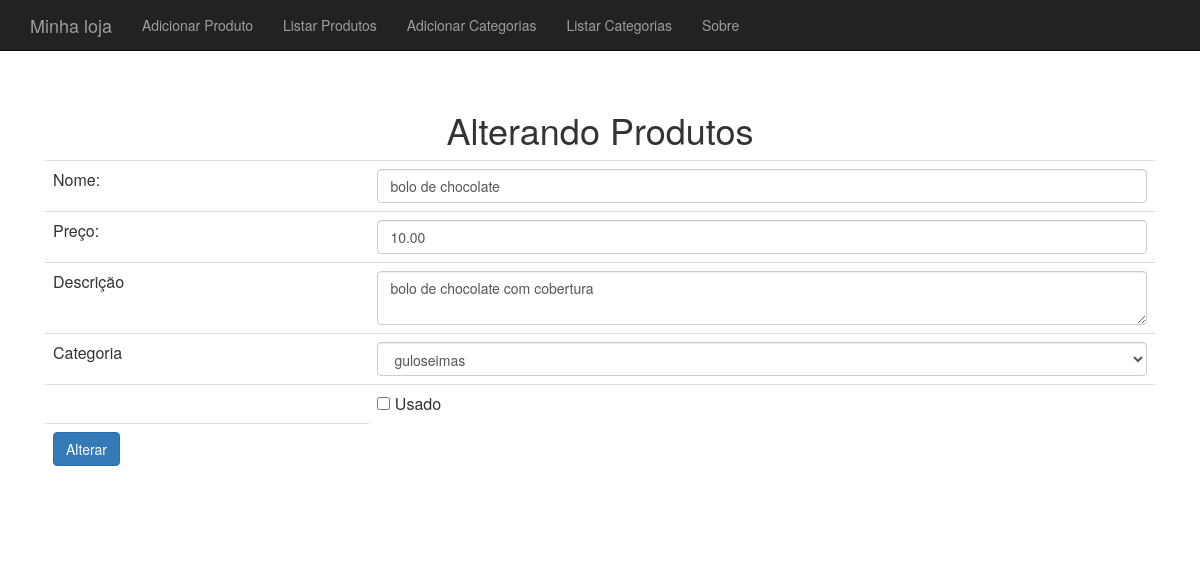
The app's page /produto-altera-formulario.php?id=13 with its own data.
### tables this page shows
CREATE TABLE `produtos` (
  `id` int(11) NOT NULL,
  `nome` varchar(255) DEFAULT NULL,
  `preco` decimal(10,2) DEFAULT NULL,
  `descricao` text,
  `categoria_id` int(11) DEFAULT NULL,
  `usado` tinyint(1) DEFAULT '0'
);

### banco-produto.php (called while the page is built, shortened)
<?php
function buscaProduto($conexao, $id){
	$query = "select * from produtos where id = {$id}";
	$resultado = mysqli_query($conexao, $query);
	return mysqli_fetch_assoc($resultado);
}
?>

### banco-categoria.php (called while the page is built)
<?php
function listaCategorias($conexao){
	$categorias = array();
	$resultado = mysqli_query($conexao, "select * from categorias");
	while($categoria = mysqli_fetch_assoc($resultado)){
		array_push($categorias, $categoria);
	}
	return $categorias;
}
?>

### produto-altera-formulario.php (the view, shortened to what this page needs)
<?php
include("cabecalho.php");
include("conecta.php");
include("banco-categoria.php");
include("banco-produto.php");
$id = $_GET['id'];
$categorias = listaCategorias($conexao);
$produto = buscaProduto($conexao, $id);
$usado = $produto['usado'] ? "checked = 'checked'" : "";
?>
	<h1>Alterando Produtos</h1>
	<form action="altera-produto.php" method="post">
		<table class="table">
			<tr>
				<td>Nome:</td>
				<td><input class="form-control" type="text" name="nome" value="<?php echo $produto['nome'];?>"></td>
			</tr>
			<tr>
				<td>Preço:</td>
				<td><input class="form-control" type="number" name="preco" value="<?php echo $produto['preco'];?>"></td>
			</tr>
			<tr>
				<td>Descrição</td>
				<td><textarea class="form-control" name="descricao"><?php echo $produto['descricao'];?></textarea></td>
			</tr>
			<tr>
				<td>Categoria</td>
				<td>
				<select name="categoria_id" class="form-control">
				<?php foreach($categorias as $categoria):
					$essaEhACategoria = $produto['categoria_id'] == $categoria['id'];
					$selecao = $essaEhACategoria ? "selected='selected'" : "";
					?>
						<option value="<?php echo $categoria['id'] ?>" <?php echo $selecao;?>>
							<?php echo $categoria['nome'];?>
						</option>
				<?php endforeach?>
				</select>
				</td>
			</tr>
			<tr>
			<td></td>
			<td><input type="checkbox" name="usado" value="true" <?php echo $usado;?>> Usado</td>
			</tr>
			<tr>
				<td><input class="btn btn-primary" type="submit" value="Alterar"></td>
			</tr>
		</table>
	</form>
<?php include("rodape.php"); ?>

### css/loja.css (style rules this page uses)
body { padding-top:50px; }

### records on screen
produtos: nome "bolo de chocolate", preco "10.00", descricao "bolo de chocolate com cobertura"

### other values on screen
form field categoria_id "guloseimas"
